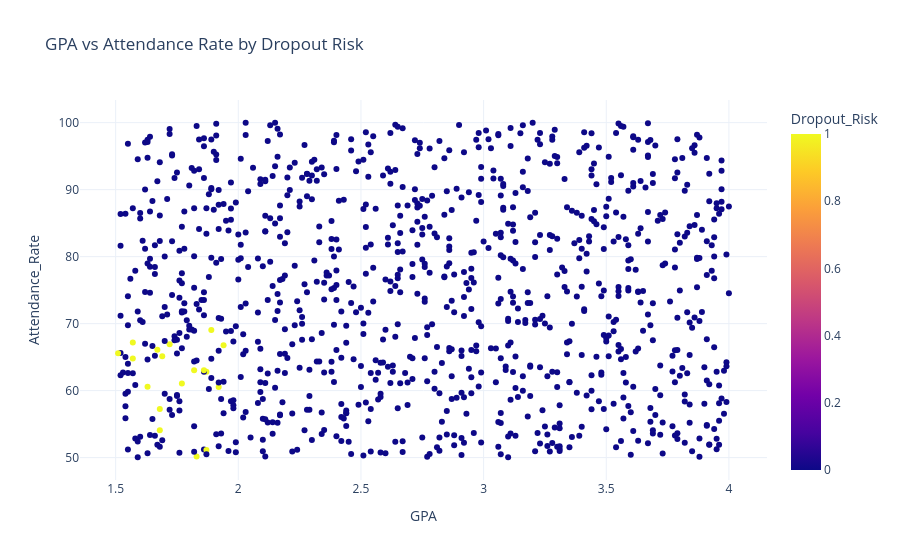

Here is the notebook cell this chart was saved with:
### Code cell
fig2 = px.scatter(
    df,
    x="GPA",
    y="Attendance_Rate",
    color="Dropout_Risk",
    hover_data=[
        "Student_ID",
        "Gender",
        "Study_Hours_per_Week",
        "Courses_Failed"
    ],
    title="GPA vs Attendance Rate by Dropout Risk",
    template="plotly_white"
)

fig2.show()

### Figure 1 — Plotly figure (JSON) as saved in the notebook; plotly's stock layout.template omitted (floating-point values rounded to 4 significant figures; data arrays with more than 128 entries replaced by an {"elided": "..."} marker saying what was removed)
{"data": [{"customdata": {"elided": "1000x4 mixed values"}, "hovertemplate": "GPA=%{x}<br>Attendance_Rate=%{y}<br>Student_ID=%{customdata[0]}<br>Gender=%{customdata[1]}<br>Study_Hours_per_Week=%{customdata[2]}<br>Courses_Failed=%{customdata[3]}<br>Dropout_Risk=%{marker.color}<extra></extra>", "legendgroup": "", "marker": {"color": {"elided": "1000 int values"}, "coloraxis": "coloraxis", "symbol": "circle"}, "mode": "markers", "name": "", "orientation": "v", "showlegend": false, "type": "scatter", "x": {"elided": "1000 float values"}, "xaxis": "x", "y": {"elided": "1000 float values"}, "yaxis": "y"}], "layout": {"coloraxis": {"colorbar": {"title": {"text": "Dropout_Risk"}}, "colorscale": [[0, "#0d0887"], [0.1111, "#46039f"], [0.2222, "#7201a8"], [0.3333, "#9c179e"], [0.4444, "#bd3786"], [0.5556, "#d8576b"], [0.6667, "#ed7953"], [0.7778, "#fb9f3a"], [0.8889, "#fdca26"], [1, "#f0f921"]]}, "legend": {"tracegroupgap": 0}, "title": {"text": "GPA vs Attendance Rate by Dropout Risk"}, "xaxis": {"anchor": "y", "domain": [0, 1], "title": {"text": "GPA"}}, "yaxis": {"anchor": "x", "domain": [0, 1], "title": {"text": "Attendance_Rate"}}}}
